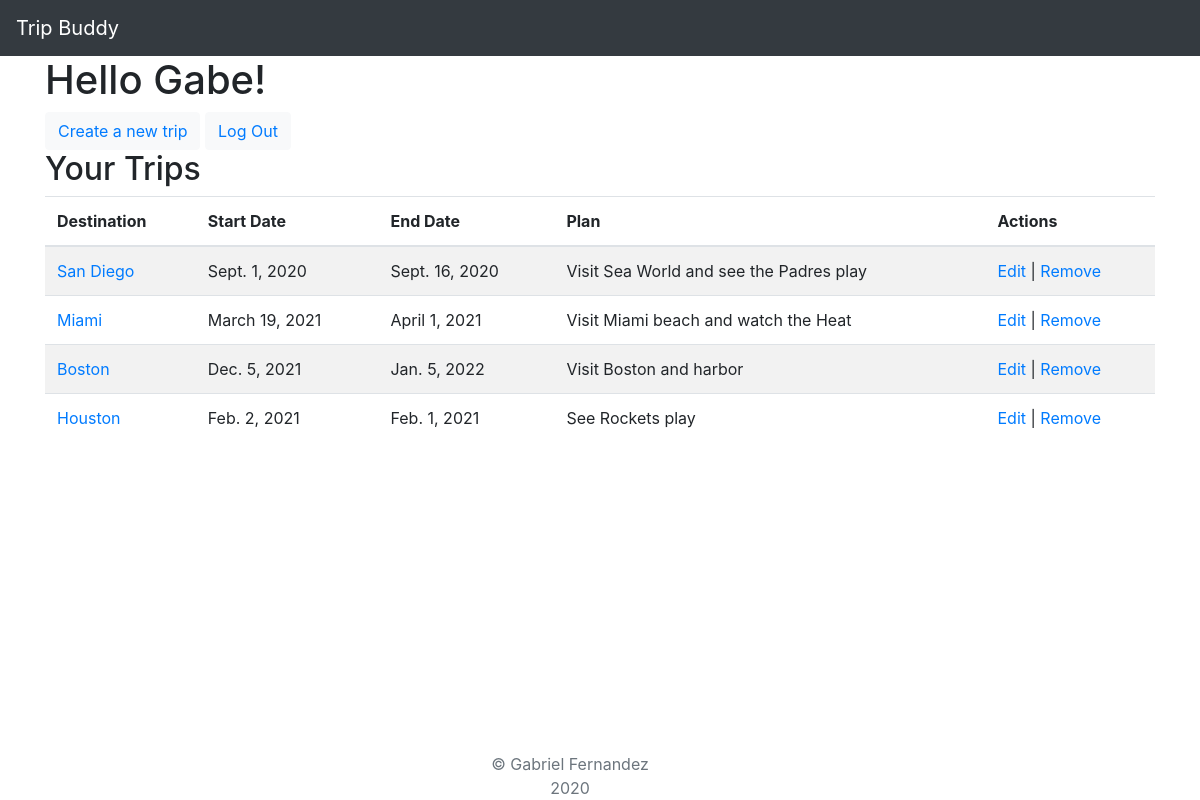
Screenshot of /dashboard (signed in) with the database file from the repository.
### main/models.py (models this page shows)
class User(models.Model):
    first_name=models.CharField(max_length=100)
    last_name=models.CharField(max_length=100)
    email=models.EmailField(max_length=100)
    password=models.CharField(max_length=100)
    created_at=models.DateTimeField(auto_now_add=True)
    updated_at=models.DateTimeField(auto_now=True)
    objects=UserManager()

class Trip(models.Model):
    destination=models.CharField(max_length=100)
    start_date=models.DateField()
    end_date=models.DateField()
    plan=models.CharField(max_length=200)
    created_at=models.DateTimeField(auto_now_add=True)
    updated_at=models.DateTimeField(auto_now=True)
    user=models.ForeignKey(User, related_name="trips", on_delete = models.CASCADE)
    objects=TripManager()

### main/views.py (the view)
# urls.py: path("dashboard", views.show_dashboard),
def show_dashboard(request):
    if "user_id" not in request.session:
        messages.error(request, "Please login or register first.")
        return redirect("/")
    context={
        "user":User.objects.get(id=request.session["user_id"]),
        "trip":Trip.objects.all()
    }
    return render(request, "dashboard.html", context)

### main/templates/dashboard.html (shortened to what this page needs)
<!DOCTYPE html>
<html lang="en">
<head>
</head>
<body>
    {%extends "base.html"%}
    {%block content%}
    <h1>Hello {{user.first_name}}!</h1>
    <button class="btn btn-light"><a href="/createtrip">Create a new trip</a></button>
    <button class="btn btn-light"><a href="/logout">Log Out</a></button>
    <h2>Your Trips</h2>
    <table class="table table-striped">
        <thead>
            <th>Destination</th>
            <th>Start Date</th>
            <th>End Date</th>
            <th>Plan</th>
            <th>Actions</th>
        </thead>
        <tbody>
            {%for trip in user.trips.all%}
            <tr>
                <td><a href="/trips/{{trip.id}}">{{trip.destination}}</a></td>
                <td>{{trip.start_date}}</td>
                <td>{{trip.end_date}}</td>
                <td>{{trip.plan}}</td>
                <td>
                    {% if user.id == trip.user.id %}
                        <a href="/trips/edit/{{trip.id}}">Edit</a> |
                        <a href="/trips/{{trip.id}}/delete">Remove</a>
                    {% endif %}
                </td>
            </tr>
            {%endfor%}
        </tbody>
    </table>
    {%endblock%}

### main/templates/base.html (shortened to what this page needs)
<!DOCTYPE html>
<html lang="en">
<head>
    {%load static%}
    <link rel="stylesheet" href="https://stackpath.bootstrapcdn.com/bootstrap/4.1.3/css/bootstrap.min.css"
>
    <link rel="stylesheet" href="{% static 'css/main.css'%}">
</head>
<body>
    <nav class="navbar navbar-dark bg-dark">
        <a class="navbar-brand" href="/dashboard">Trip Buddy</a>
    </nav>
    <div class="container">
        {%block content%}
        {%endblock content%}
    </div>
    <div class="container footer navbar-fixed-bottom">
            <span class="text-muted"> &copy; Gabriel Fernandez<br>
                2020
            </span>
    </div>
</body>
</html>

### main/static/css/main.css (style rules this page uses)
.footer { position: fixed; left: 0; bottom: 0; width: 100%; text-align: center; }

### rows the page displays
User: first_name "Gabe"
Trip: destination "San Diego", start_date "Sept. 1, 2020", end_date "Sept. 16, 2020", plan "Visit Sea World and see the Padres play"
Trip: destination "Miami", start_date "March 19, 2021", end_date "April 1, 2021", plan "Visit Miami beach and watch the Heat"
Trip: destination "Boston", start_date "Dec. 5, 2021", end_date "Jan. 5, 2022", plan "Visit Boston and harbor"
Trip: destination "Houston", start_date "Feb. 2, 2021", end_date "Feb. 1, 2021", plan "See Rockets play"
